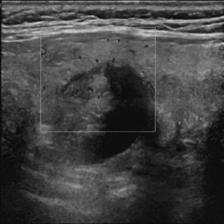
#> input picture pyradiomics_dice/gradcam/BM/original/TN3K_test_0040.jpg, 224 x 224 px; its folder holds 4 pictures in this run
$ python concat_images.py --orig_dir pyradiomics_dice/gradcam/BM/original --gt_dir pyradiomics_dice/gradcam/BM/original --shap_dir pyradiomics_dice/gradcam/BM/original --output_dir out
#> lines starting #> are read from the running program, lines starting #| are printed output that depends on the picture
import argparse
from pathlib import Path

import cv2
import matplotlib
matplotlib.use("Agg")
import matplotlib.pyplot as plt
import numpy as np


def find_corresponding_files(orig_dir, gt_dir, shap_dir):
    """根据文件名（不含后缀）匹配三个目录中的图像，返回 (stem, orig_path, gt_path, shap_path) 列表。"""
    orig_dir = Path(orig_dir)
    gt_dir = Path(gt_dir)
    shap_dir = Path(shap_dir)

    def build_stem_map(d):
        if not d.is_dir():
            raise NotADirectoryError(f"目录不存在: {d}")
        stem_map = {}
        for f in d.iterdir():
            if f.is_file() and f.suffix.lower() in {".png", ".jpg", ".jpeg", ".bmp", ".tif", ".tiff", ".webp"}:
                stem_map[f.stem] = str(f)
#> pass 2 of the loop in build_stem_map, `for f in d.iterdir():`:
#> pass 3 of the loop in build_stem_map, `for f in d.iterdir():`:
#> the loop made 4 passes; the first 3 are shown
#> pass 2 of the loop in build_stem_map, `for f in d.iterdir():`:
#> pass 3 of the loop in build_stem_map, `for f in d.iterdir():`:
#> the loop made 4 passes; the first 3 are shown
#> pass 2 of the loop in build_stem_map, `for f in d.iterdir():`:
#> pass 3 of the loop in build_stem_map, `for f in d.iterdir():`:
#> the loop made 4 passes; the first 3 are shown
        return stem_map

    orig_map = build_stem_map(orig_dir)
    gt_map = build_stem_map(gt_dir)
    shap_map = build_stem_map(shap_dir)

    common_stems = set(orig_map.keys()) & set(gt_map.keys()) & set(shap_map.keys())
    matched = [(s, orig_map[s], gt_map[s], shap_map[s]) for s in sorted(common_stems)]
    return matched


def main():
    parser = argparse.ArgumentParser(description="水平拼接原图、GT和SHAP图，并添加标注（使用 matplotlib）")
    parser.add_argument("--orig_dir", required=True, help="原图目录")
    parser.add_argument("--gt_dir", required=True, help="Ground Truth (origin_gt) 目录")
    parser.add_argument("--shap_dir", required=True, help="SHAP分析图目录")
    parser.add_argument("--output_dir", required=True, help="拼接结果输出目录")
    parser.add_argument("--label1", default="Original", help="第一张图的标注文字")
    parser.add_argument("--label2", default="Ground Truth", help="第二张图的标注文字")
    parser.add_argument("--label3", default="SHAP", help="第三张图的标注文字")
    parser.add_argument("--dpi", type=int, default=150, help="输出图像的 DPI（默认 150）")
    parser.add_argument("--fontsize", type=int, default=24, help="标注文字字号（默认 24）")
    args = parser.parse_args()

    matched = find_corresponding_files(args.orig_dir, args.gt_dir, args.shap_dir)
    print(f"共匹配到 {len(matched)} 组图像")

    if len(matched) == 0:
        print("警告：没有找到三目录共有的文件")
        return

    output_dir = Path(args.output_dir)
    output_dir.mkdir(parents=True, exist_ok=True)

    labels = (args.label1, args.label2, args.label3)

    for stem, orig_path, gt_path, shap_path in matched:
        # 读取三张图（cv2 读入是 BGR，转 RGB）
        img_orig = cv2.imread(orig_path)
#> img_orig is the input picture: shape (224, 224, 3); min 0, max 210, mean 65.4
        img_gt = cv2.imread(gt_path)
        img_shap = cv2.imread(shap_path)

        if img_orig is None:
            print(f"跳过 {stem}：无法读取原图 {orig_path}")
            continue
        if img_gt is None:
            print(f"跳过 {stem}：无法读取GT图 {gt_path}")
            continue
        if img_shap is None:
            print(f"跳过 {stem}：无法读取SHAP图 {shap_path}")
            continue

        img_orig = cv2.cvtColor(img_orig, cv2.COLOR_BGR2RGB)
        img_gt = cv2.cvtColor(img_gt, cv2.COLOR_BGR2RGB)
        img_shap = cv2.cvtColor(img_shap, cv2.COLOR_BGR2RGB)

        # 统一到最大高度（保持宽高比）
        images = [img_orig, img_gt, img_shap]
        max_h = max(img.shape[0] for img in images)
#> max_h = 224
        resized = []
        for img in images:
            h, w = img.shape[:2]
            new_w = int(w * max_h / h)
            resized.append(cv2.resize(img, (new_w, max_h)))
#> this loop made 3 passes
#> after the loop, resized = 3 items

        widths = [img.shape[1] for img in resized]
#> widths = [224, 224, 224]
        total_w = sum(widths)
#> total_w = 672

        # 用 subplot 创建水平拼接图，width_ratios 保持每张图的真实宽高比
        fig, axes = plt.subplots(
            1, 3,
            figsize=(total_w / args.dpi, max_h / args.dpi),
            gridspec_kw={"width_ratios": widths, "wspace": 0.02},
        )
        for ax, img, label in zip(axes, resized, labels):
            ax.imshow(img)
            ax.set_title(label, fontsize=args.fontsize, fontweight="normal", pad=6)
            ax.axis("off")
#> this loop made 3 passes
#> label on passes 1 to 3: 'Original', 'Ground Truth', 'SHAP'

        plt.subplots_adjust(left=0, right=1, top=0.95, bottom=0)

        out_path = output_dir / f"{stem}.png"
        fig.savefig(out_path, dpi=args.dpi, bbox_inches="tight", pad_inches=0.1)
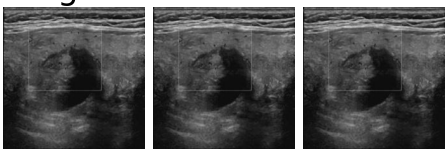
#> figure drawn by matplotlib, 3 panels
        plt.close(fig)
        print(f"已保存: {out_path}")
#> pass 2 of the loop in main, `for stem, orig_path, gt_path, shap_path in matched:`:
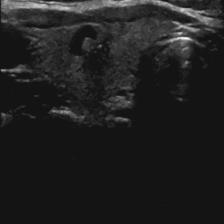
#> input picture pyradiomics_dice/gradcam/BM/original/TN3K_test_0382.jpg, 224 x 224 px
#> in main, img_orig is the input picture: shape (224, 224, 3); min 8, max 255, mean 32.2
#> the loop in main, `for img in images:` made 3 passes
#> the loop in main, `for ax, img, label in zip(axes, resized, labels):` made 3 passes
#> in main, `fig.savefig(out_path, dpi=args.dpi, bbox_inches="tight", pad_inches=0.1)`:
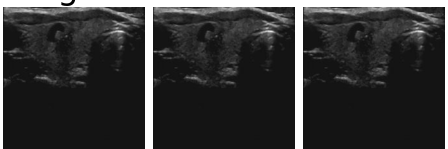
#> figure drawn by matplotlib, 3 panels
#> pass 3 of the loop in main, `for stem, orig_path, gt_path, shap_path in matched:`:
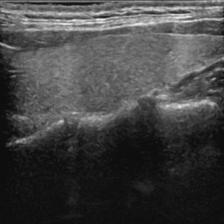
#> input picture pyradiomics_dice/gradcam/BM/original/TN3K_test_0586.jpg, 224 x 224 px
#> in main, img_orig is the input picture: shape (224, 224, 3); min 6, max 242, mean 67.2
#> in main, `fig.savefig(out_path, dpi=args.dpi, bbox_inches="tight", pad_inches=0.1)`:
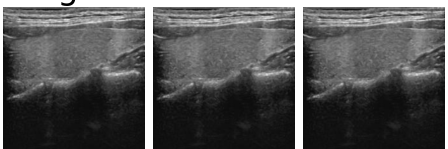
#> figure drawn by matplotlib, 3 panels
#> the loop made 4 passes; the first 3 are shown

    print("完成！")


if __name__ == "__main__":
    main()
